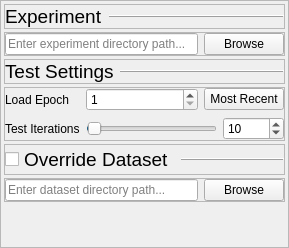
                 <widget class="QWidget" name="testing_settings_container">
                  <property name="geometry">
                   <rect>
                    <x>0</x>
                    <y>0</y>
                    <width>289</width>
                    <height>248</height>
                   </rect>
                  </property>
                  <layout class="QVBoxLayout" name="verticalLayout_44">
                   <property name="leftMargin">
                    <number>0</number>
                   </property>
                   <property name="topMargin">
                    <number>0</number>
                   </property>
                   <property name="rightMargin">
                    <number>0</number>
                   </property>
                   <property name="bottomMargin">
                    <number>0</number>
                   </property>
                   <item>
                    <widget class="QFrame" name="frame_38">
                     <property name="frameShape">
                      <enum>QFrame::StyledPanel</enum>
                     </property>
                     <property name="frameShadow">
                      <enum>QFrame::Raised</enum>
                     </property>
                     <layout class="QVBoxLayout" name="verticalLayout_41">
                      <property name="spacing">
                       <number>3</number>
                      </property>
                      <property name="leftMargin">
                       <number>3</number>
                      </property>
                      <property name="topMargin">
                       <number>3</number>
                      </property>
                      <property name="rightMargin">
                       <number>3</number>
                      </property>
                      <property name="bottomMargin">
                       <number>3</number>
                      </property>
                      <item>
                       <widget class="QFrame" name="frame_80">
                        <property name="frameShape">
                         <enum>QFrame::StyledPanel</enum>
                        </property>
                        <property name="frameShadow">
                         <enum>QFrame::Raised</enum>
                        </property>
                        <layout class="QHBoxLayout" name="horizontalLayout_69">
                         <property name="leftMargin">
                          <number>0</number>
                         </property>
                         <property name="topMargin">
                          <number>0</number>
                         </property>
                         <property name="rightMargin">
                          <number>0</number>
                         </property>
                         <property name="bottomMargin">
                          <number>0</number>
                         </property>
                         <item>
                          <widget class="QLabel" name="label_123">
                           <property name="sizePolicy">
                            <sizepolicy hsizetype="Maximum" vsizetype="Maximum">
                             <horstretch>0</horstretch>
                             <verstretch>0</verstretch>
                            </sizepolicy>
                           </property>
                           <property name="font">
                            <font>
                             <pointsize>14</pointsize>
                            </font>
                           </property>
                           <property name="text">
                            <string>Experiment</string>
                           </property>
                          </widget>
                         </item>
                         <item>
                          <widget class="Line" name="line_23">
                           <property name="frameShadow">
                            <enum>QFrame::Raised</enum>
                           </property>
                           <property name="orientation">
                            <enum>Qt::Horizontal</enum>
                           </property>
                          </widget>
                         </item>
                        </layout>
                       </widget>
                      </item>
                      <item>
                       <widget class="QFrame" name="test_experiment_path_frame">
                        <property name="frameShape">
                         <enum>QFrame::StyledPanel</enum>
                        </property>
                        <property name="frameShadow">
                         <enum>QFrame::Raised</enum>
                        </property>
                        <layout class="QVBoxLayout" name="verticalLayout_24">
                         <property name="leftMargin">
                          <number>0</number>
                         </property>
                         <property name="topMargin">
                          <number>0</number>
                         </property>
                         <property name="rightMargin">
                          <number>0</number>
                         </property>
                         <property name="bottomMargin">
                          <number>0</number>
                         </property>
                         <item>
                          <layout class="QHBoxLayout" name="horizontalLayout_39">
                           <property name="spacing">
                            <number>6</number>
                           </property>
                           <item>
                            <widget class="QLineEdit" name="test_experiment_path">
                             <property name="placeholderText">
                              <string>Enter experiment directory path...</string>
                             </property>
                            </widget>
                           </item>
                           <item>
                            <widget class="QPushButton" name="test_browse_experiment">
                             <property name="text">
                              <string>Browse</string>
                             </property>
                            </widget>
                           </item>
                          </layout>
                         </item>
                        </layout>
                       </widget>
                      </item>
                      <item>
                       <widget class="QFrame" name="frame_82">
                        <property name="frameShape">
                         <enum>QFrame::StyledPanel</enum>
                        </property>
                        <property name="frameShadow">
                         <enum>QFrame::Raised</enum>
                        </property>
                        <layout class="QHBoxLayout" name="horizontalLayout_71">
                         <property name="leftMargin">
                          <number>0</number>
                         </property>
                         <property name="topMargin">
                          <number>0</number>
                         </property>
                         <property name="rightMargin">
                          <number>0</number>
                         </property>
                         <property name="bottomMargin">
                          <number>0</number>
                         </property>
                         <item>
                          <widget class="QLabel" name="label_98">
                           <property name="sizePolicy">
                            <sizepolicy hsizetype="Maximum" vsizetype="Preferred">
                             <horstretch>0</horstretch>
                             <verstretch>0</verstretch>
                            </sizepolicy>
                           </property>
                           <property name="font">
                            <font>
                             <pointsize>14</pointsize>
                            </font>
                           </property>
                           <property name="frameShape">
                            <enum>QFrame::NoFrame</enum>
                           </property>
                           <property name="frameShadow">
                            <enum>QFrame::Raised</enum>
                           </property>
                           <property name="text">
                            <string>Test Settings</string>
                           </property>
                          </widget>
                         </item>
                         <item>
                          <widget class="Line" name="line_25">
                           <property name="frameShadow">
                            <enum>QFrame::Raised</enum>
                           </property>
                           <property name="orientation">
                            <enum>Qt::Horizontal</enum>
                           </property>
                          </widget>
                         </item>
                        </layout>
                       </widget>
                      </item>
                      <item>
                       <widget class="QFrame" name="frame_68">
                        <property name="frameShape">
                         <enum>QFrame::StyledPanel</enum>
                        </property>
                        <property name="frameShadow">
                         <enum>QFrame::Raised</enum>
                        </property>
                        <layout class="QFormLayout" name="formLayout_25">
                         <property name="leftMargin">
                          <number>0</number>
                         </property>
                         <property name="topMargin">
                          <number>0</number>
                         </property>
                         <property name="rightMargin">
                          <number>0</number>
                         </property>
                         <property name="bottomMargin">
                          <number>0</number>
                         </property>
                         <item row="1" column="0">
                          <widget class="QLabel" name="label_58">
                           <property name="text">
                            <string>Test Iterations</string>
                           </property>
                          </widget>
                         </item>
                         <item row="1" column="1">
                          <layout class="QHBoxLayout" name="horizontalLayout_45">
                           <item>
                            <widget class="QSlider" name="test_iterations_slider">
                             <property name="minimum">
                              <number>1</number>
                             </property>
                             <property name="maximum">
                              <number>999</number>
                             </property>
                             <property name="value">
                              <number>10</number>
                             </property>
                             <property name="orientation">
                              <enum>Qt::Horizontal</enum>
                             </property>
                            </widget>
                           </item>
                           <item>
                            <widget class="QSpinBox" name="test_iterations">
                             <property name="minimum">
                              <number>1</number>
                             </property>
                             <property name="maximum">
                              <number>99999</number>
                             </property>
                             <property name="singleStep">
                              <number>5</number>
                             </property>
                             <property name="value">
                              <number>10</number>
                             </property>
                            </widget>
                           </item>
                          </layout>
                         </item>
                         <item row="0" column="0">
                          <widget class="QLabel" name="label_92">
                           <property name="text">
                            <string>Load Epoch</string>
                           </property>
                          </widget>
                         </item>
                         <item row="0" column="1">
                          <layout class="QHBoxLayout" name="horizontalLayout_65">
                           <property name="spacing">
                            <number>6</number>
                           </property>
                           <item>
                            <widget class="QSpinBox" name="test_load_epoch">
                             <property name="minimum">
                              <number>1</number>
                             </property>
                             <property name="maximum">
                              <number>999999</number>
                             </property>
                            </widget>
                           </item>
                           <item>
                            <widget class="QPushButton" name="test_get_most_recent">
                             <property name="sizePolicy">
                              <sizepolicy hsizetype="Maximum" vsizetype="Fixed">
                               <horstretch>0</horstretch>
                               <verstretch>0</verstretch>
                              </sizepolicy>
                             </property>
                             <property name="text">
                              <string>Most Recent</string>
                             </property>
                            </widget>
                           </item>
                          </layout>
                         </item>
                        </layout>
                       </widget>
                      </item>
                      <item>
                       <widget class="QFrame" name="frame_81">
                        <property name="frameShape">
                         <enum>QFrame::StyledPanel</enum>
                        </property>
                        <property name="frameShadow">
                         <enum>QFrame::Raised</enum>
                        </property>
                        <layout class="QHBoxLayout" name="horizontalLayout_70">
                         <property name="leftMargin">
                          <number>0</number>
                         </property>
                         <property name="topMargin">
                          <number>0</number>
                         </property>
                         <property name="rightMargin">
                          <number>0</number>
                         </property>
                         <property name="bottomMargin">
                          <number>0</number>
                         </property>
                         <item>
                          <widget class="QCheckBox" name="test_override_dataset">
                           <property name="sizePolicy">
                            <sizepolicy hsizetype="Maximum" vsizetype="Fixed">
                             <horstretch>0</horstretch>
                             <verstretch>0</verstretch>
                            </sizepolicy>
                           </property>
                           <property name="font">
                            <font>
                             <pointsize>14</pointsize>
                            </font>
                           </property>
                           <property name="text">
                            <string>Override Dataset</string>
                           </property>
                          </widget>
                         </item>
                         <item>
                          <widget class="Line" name="line_24">
                           <property name="frameShadow">
                            <enum>QFrame::Raised</enum>
                           </property>
                           <property name="orientation">
                            <enum>Qt::Horizontal</enum>
                           </property>
                          </widget>
                         </item>
                        </layout>
                       </widget>
                      </item>
                      <item>
                       <widget class="QFrame" name="test_dataset_path_frame">
                        <property name="frameShape">
                         <enum>QFrame::StyledPanel</enum>
                        </property>
                        <property name="frameShadow">
                         <enum>QFrame::Raised</enum>
                        </property>
                        <layout class="QVBoxLayout" name="verticalLayout_61">
                         <property name="leftMargin">
                          <number>0</number>
                         </property>
                         <property name="topMargin">
                          <number>0</number>
                         </property>
                         <property name="rightMargin">
                          <number>0</number>
                         </property>
                         <property name="bottomMargin">
                          <number>0</number>
                         </property>
                         <item>
                          <layout class="QHBoxLayout" name="horizontalLayout_64">
                           <property name="spacing">
                            <number>6</number>
                           </property>
                           <item>
                            <widget class="QLineEdit" name="test_dataset_path">
                             <property name="placeholderText">
                              <string>Enter dataset directory path...</string>
                             </property>
                            </widget>
                           </item>
                           <item>
                            <widget class="QPushButton" name="test_browse_dataset">
                             <property name="text">
                              <string>Browse</string>
                             </property>
                            </widget>
                           </item>
                          </layout>
                         </item>
                        </layout>
                       </widget>
                      </item>
                      <item>
                       <spacer name="verticalSpacer">
                        <property name="orientation">
                         <enum>Qt::Vertical</enum>
                        </property>
                        <property name="sizeHint" stdset="0">
                         <size>
                          <width>20</width>
                          <height>40</height>
                         </size>
                        </property>
                       </spacer>
                      </item>
                     </layout>
                    </widget>
                   </item>
                  </layout>
                 </widget>
